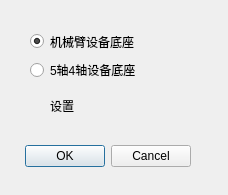
<?xml version="1.0" encoding="UTF-8"?>
<ui version="4.0">
 <class>SettingDialog</class>
 <widget class="QDialog" name="SettingDialog">
  <property name="geometry">
   <rect>
    <x>0</x>
    <y>0</y>
    <width>228</width>
    <height>195</height>
   </rect>
  </property>
  <property name="windowTitle">
   <string>设置</string>
  </property>
  <widget class="QDialogButtonBox" name="buttonBox">
   <property name="geometry">
    <rect>
     <x>20</x>
     <y>140</y>
     <width>171</width>
     <height>32</height>
    </rect>
   </property>
   <property name="orientation">
    <enum>Qt::Horizontal</enum>
   </property>
   <property name="standardButtons">
    <set>QDialogButtonBox::Cancel|QDialogButtonBox::Ok</set>
   </property>
  </widget>
  <widget class="QLabel" name="label">
   <property name="geometry">
    <rect>
     <x>50</x>
     <y>100</y>
     <width>54</width>
     <height>12</height>
    </rect>
   </property>
   <property name="text">
    <string>设置</string>
   </property>
  </widget>
  <widget class="QWidget" name="">
   <property name="geometry">
    <rect>
     <x>30</x>
     <y>30</y>
     <width>131</width>
     <height>51</height>
    </rect>
   </property>
   <layout class="QVBoxLayout" name="verticalLayout">
    <item>
     <widget class="QRadioButton" name="radioButton_Robotic">
      <property name="text">
       <string>机械臂设备底座</string>
      </property>
      <property name="checked">
       <bool>true</bool>
      </property>
     </widget>
    </item>
    <item>
     <widget class="QRadioButton" name="radioButton_5or4Axis">
      <property name="text">
       <string>5轴4轴设备底座</string>
      </property>
     </widget>
    </item>
   </layout>
  </widget>
 </widget>
 <resources/>
 <connections>
  <connection>
   <sender>buttonBox</sender>
   <signal>accepted()</signal>
   <receiver>SettingDialog</receiver>
   <slot>accept()</slot>
   <hints>
    <hint type="sourcelabel">
     <x>248</x>
     <y>254</y>
    </hint>
    <hint type="destinationlabel">
     <x>157</x>
     <y>274</y>
    </hint>
   </hints>
  </connection>
  <connection>
   <sender>buttonBox</sender>
   <signal>rejected()</signal>
   <receiver>SettingDialog</receiver>
   <slot>reject()</slot>
   <hints>
    <hint type="sourcelabel">
     <x>316</x>
     <y>260</y>
    </hint>
    <hint type="destinationlabel">
     <x>286</x>
     <y>274</y>
    </hint>
   </hints>
  </connection>
 </connections>
</ui>
